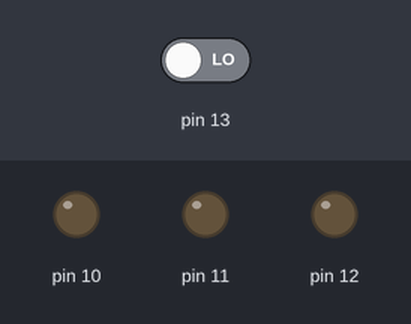
This sketch was run on a simulated Arduino Uno, built with avr-gcc and run on an emulated ATmega328P. Parts: output pins drawn as LEDs (lit = HIGH). The inputs (shaded band) are chosen by the test bench; at power-on: pin 13 LOW.

Above: at 1.2 s.
1.3 s: pin 13 driven HIGH
At 2.6 s:
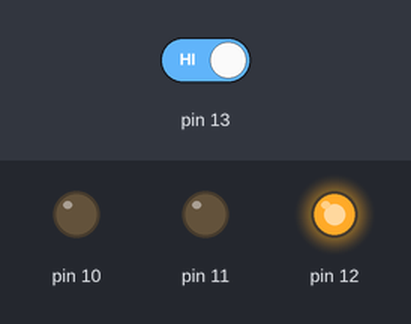
At 8.3 s:
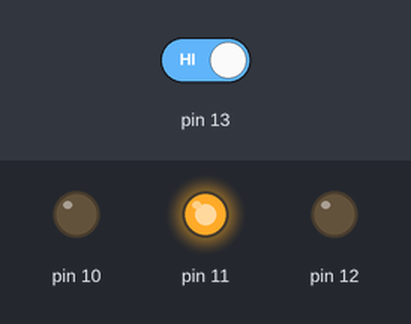
Timing chart, 0 to 15.8 s (numbered marks = the images above; inputs shaded):
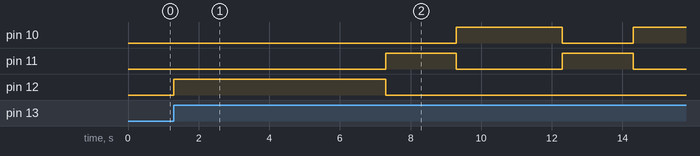

Measured:
- after the input at 1.3 s, pin 10: LOW → HIGH after 8.0 s, → LOW 3.0 s later, → HIGH 2.0 s later; pin 11: alternates HIGH for 2.0 s and LOW for 3.0 s, starting after 6.0 s; pin 12: LOW → HIGH at once, → LOW 6.0 s later

The sketch:

pisca-pisca.ino
```cpp
int modo = 1;

void setup(){

  pinMode(13, INPUT);

  pinMode(12, OUTPUT);

  pinMode(11, OUTPUT);

  pinMode(10, OUTPUT);

}

void loop(){

  if(digitalRead(13) == HIGH && modo == 1){

    modo++;

  	digitalWrite(12, HIGH);

  	delay(6000);

  	digitalWrite(12, LOW);

    digitalWrite(11, HIGH);

  	delay(2000);

  	digitalWrite(11, LOW);

  	digitalWrite(10, HIGH);

  	delay(3000);

  	digitalWrite(10, LOW);

  }

  else if(digitalRead(13) == HIGH && modo == 2){

    modo++;

  	digitalWrite(11, HIGH);

  	delay(2000);

  	digitalWrite(11, LOW);

  	digitalWrite(10, HIGH);

  	delay(3000);

	digitalWrite(10, LOW);

  }

  else if(digitalRead(13) == HIGH && modo == 3){

  	delay(10);

    while(digitalRead(13) != HIGH){

      modo = 1;

      digitalWrite(11, HIGH);

      delay(500);

      digitalWrite(11, LOW);

      delay(500);

    }

  }

}
```
